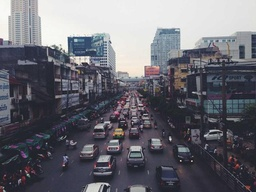
#> input picture 04_hog/images/input_image.jpg, 256 x 192 px, shrunk from 640 x 480 before the run
$ python hog_step3_detailed.py
#> lines starting #> are read from the running program, lines starting #| are printed output that depends on the picture
"""
HOG Step 3 Detailed Visualization
Detailed step-by-step cell histogram visualization like SIFT step3_pyramid.py
"""

import os
import numpy as np
import matplotlib.pyplot as plt
from matplotlib.patches import Rectangle, Circle
from PIL import Image

SCRIPT_DIR = os.path.dirname(os.path.abspath(__file__))
OUT_DIR = os.path.join(os.path.dirname(SCRIPT_DIR), 'images')
os.makedirs(OUT_DIR, exist_ok=True)


def load_image():
    """Load the input image"""
    image_path = os.path.join(OUT_DIR, "input_image.jpg")
    img = np.array(Image.open(image_path))
#> img is the input picture: shape (192, 256, 3); mean R, G, B 105.6, 105.7, 113.8
    if len(img.shape) == 3:
        gray = 0.299 * img[:, :, 0] + 0.587 * img[:, :, 1] + 0.114 * img[:, :, 2]
    else:
        gray = img.astype(np.float64)
    gray = gray / 255.0
    gray = np.power(np.clip(gray, 1e-8, 1), 0.5)
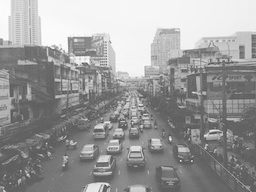
#> gray: shape (192, 256) float64; min 0.289, max 1, mean 0.61
    return gray, img


def compute_gradients(img):
    """Compute gradients"""
    gx = np.zeros_like(img)
    gy = np.zeros_like(img)
    gx[:, 1:-1] = img[:, 2:] - img[:, :-2]
    gy[1:-1, :] = img[2:, :] - img[:-2, :]
    magnitude = np.sqrt(gx**2 + gy**2)
    direction = np.arctan2(gy, gx) * 180 / np.pi % 180
    return magnitude, direction, gx, gy


def create_step3_1_cell_division():
    """Step 3.1: Show how image is divided into 8×8 cells"""
    gray, original_rgb = load_image()
    h, w = gray.shape
    cell_size = 8
    cells_y = h // cell_size
    cells_x = w // cell_size

    fig, axes = plt.subplots(1, 2, figsize=(16, 6))

    # Original image
    ax = axes[0]
    ax.imshow(original_rgb)
    ax.set_title(f'Original Image\n{w}×{h} pixels', fontsize=12, fontweight='bold')
    ax.axis('off')

    # Image with cell grid
    ax = axes[1]
    ax.imshow(gray, cmap='gray')

    # Draw cell grid
    for cy in range(cells_y + 1):
        ax.axhline(y=cy * cell_size, color='lime', linewidth=0.5, alpha=0.8)
    for cx in range(cells_x + 1):
        ax.axvline(x=cx * cell_size, color='lime', linewidth=0.5, alpha=0.8)

    # Highlight a few cells with different colors
    highlight_cells = [(10, 10), (20, 30), (40, 50), (30, 70)]
    colors = ['red', 'blue', 'orange', 'purple']
    for (cy, cx), color in zip(highlight_cells, colors):
        if cy < cells_y and cx < cells_x:
            rect = Rectangle((cx * cell_size, cy * cell_size), cell_size, cell_size,
                             fill=False, edgecolor=color, linewidth=3)
            ax.add_patch(rect)

    ax.set_title(f'Image Divided into {cells_x}×{cells_y} = {cells_x*cells_y} Cells\nEach cell: 8×8 pixels',
                fontsize=12, fontweight='bold')
    ax.axis('off')

    plt.suptitle('HOG Step 3.1: Cell Division', fontsize=14, fontweight='bold')
    plt.tight_layout()
    plt.savefig(os.path.join(OUT_DIR, 'hog_step3_1_cell_division.png'), dpi=150, bbox_inches='tight', facecolor='white')
    plt.close()
    print("Saved: hog_step3_1_cell_division.png")


def create_step3_2_single_cell_detail():
    """Step 3.2: Detailed view of a single 8×8 cell"""
    gray, original_rgb = load_image()
    magnitude, direction, gx, gy = compute_gradients(gray)
#> in compute_gradients, `gx[:, 1:-1] = img[:, 2:] - img[:, :-2]`:
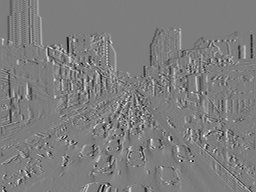
#> gx: shape (192, 256) float64; min -0.555, max 0.571, mean -0.000669; drawn with min black and max white
#> in compute_gradients, `gy[1:-1, :] = img[2:, :] - img[:-2, :]`:
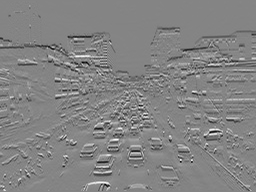
#> gy: shape (192, 256) float64; min -0.628, max 0.578, mean -0.00467; drawn with min black and max white
#> in compute_gradients, `magnitude = np.sqrt(gx**2 + gy**2)`:
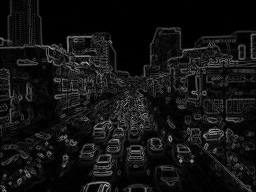
#> magnitude: shape (192, 256) float64; min 0, max 0.788, mean 0.0747
#> in compute_gradients, `direction = np.arctan2(gy, gx) * 180 / np.pi % 180`:
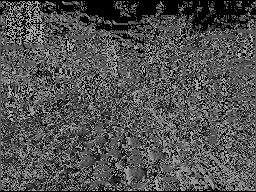
#> direction: shape (192, 256) float64; min 0, max 180, mean 81.4

    # Select a cell with interesting content
    cell_size = 8
    h, w = gray.shape
    cells_y, cells_x = h // cell_size, w // cell_size

    # Find cell with high gradient activity
    best_cell = (cells_y // 2, cells_x // 2)
    best_mag = 0
    for cy in range(5, cells_y - 5):
        for cx in range(5, cells_x - 5):
            y_start = cy * cell_size
            x_start = cx * cell_size
            cell_mag = magnitude[y_start:y_start+cell_size, x_start:x_start+cell_size]
            if cell_mag.sum() > best_mag:
                best_mag = cell_mag.sum()
                best_cell = (cy, cx)
#> after the loop, best_cell = (16, 26); best_mag = 19.4

    cy, cx = best_cell
#> cy = 16; cx = 26
    y_start = cy * cell_size
#> y_start = 128
    x_start = cx * cell_size
#> x_start = 208

    cell_img = gray[y_start:y_start+cell_size, x_start:x_start+cell_size]
    cell_mag = magnitude[y_start:y_start+cell_size, x_start:x_start+cell_size]
    cell_dir = direction[y_start:y_start+cell_size, x_start:x_start+cell_size]

    fig = plt.figure(figsize=(18, 10))

    # Panel 1: Full image with cell highlighted
    ax1 = fig.add_subplot(2, 3, 1)
    ax1.imshow(gray, cmap='gray')
    rect = Rectangle((x_start, y_start), cell_size, cell_size,
                     fill=False, edgecolor='red', linewidth=3)
    ax1.add_patch(rect)
    ax1.set_title(f'Full Image with Selected Cell\nCell ({cx}, {cy})', fontsize=11, fontweight='bold')
    ax1.axis('off')

    # Panel 2: Zoomed cell with pixel values
    ax2 = fig.add_subplot(2, 3, 2)
    ax2.imshow(cell_img, cmap='gray', extent=[0, cell_size, cell_size, 0])
    for py in range(cell_size):
        for px in range(cell_size):
            val = cell_img[py, px]
            color = 'white' if val < 0.5 else 'black'
            ax2.text(px + 0.5, py + 0.5, f'{val:.2f}', ha='center', va='center',
                    fontsize=7, color=color)
    ax2.set_title('8×8 Cell Pixel Values\n(64 intensity values)', fontsize=11, fontweight='bold')
    ax2.set_xlim(0, cell_size)
    ax2.set_ylim(cell_size, 0)

    # Panel 3: Cell with gradient vectors
    ax3 = fig.add_subplot(2, 3, 3)
    ax3.imshow(cell_img, cmap='gray', extent=[0, cell_size, cell_size, 0])
    for py in range(cell_size):
        for px in range(cell_size):
            mag = cell_mag[py, px]
            angle = cell_dir[py, px]
            if mag > 0.01:
                dx = mag * 3 * np.cos(np.radians(angle))
                dy = mag * 3 * np.sin(np.radians(angle))
                ax3.arrow(px + 0.5, py + 0.5, dx, dy, head_width=0.15, head_length=0.08,
                         fc='lime', ec='lime', linewidth=0.8)
    ax3.set_title('Gradient Vectors (64 gradients)\nArrow = direction, length = magnitude', fontsize=11, fontweight='bold')
    ax3.set_xlim(0, cell_size)
    ax3.set_ylim(cell_size, 0)

    # Panel 4: Magnitude heatmap
    ax4 = fig.add_subplot(2, 3, 4)
    im = ax4.imshow(cell_mag, cmap='hot', extent=[0, cell_size, cell_size, 0])
    for py in range(cell_size):
        for px in range(cell_size):
            val = cell_mag[py, px]
            color = 'white' if val < 0.15 else 'black'
            ax4.text(px + 0.5, py + 0.5, f'{val:.2f}', ha='center', va='center',
                    fontsize=6, color=color)
    ax4.set_title('Gradient Magnitude (M)\nM = √(Gx² + Gy²)', fontsize=11, fontweight='bold')
    plt.colorbar(im, ax=ax4, shrink=0.8)
    ax4.set_xlim(0, cell_size)
    ax4.set_ylim(cell_size, 0)

    # Panel 5: Direction heatmap
    ax5 = fig.add_subplot(2, 3, 5)
    im = ax5.imshow(cell_dir, cmap='hsv', vmin=0, vmax=180, extent=[0, cell_size, cell_size, 0])
    for py in range(cell_size):
        for px in range(cell_size):
            val = cell_dir[py, px]
            ax5.text(px + 0.5, py + 0.5, f'{val:.0f}°', ha='center', va='center',
                    fontsize=6, color='black')
    ax5.set_title('Gradient Direction (θ)\nθ = arctan(Gy/Gx) mod 180°', fontsize=11, fontweight='bold')
    plt.colorbar(im, ax=ax5, shrink=0.8, label='degrees')
    ax5.set_xlim(0, cell_size)
    ax5.set_ylim(cell_size, 0)

    # Panel 6: Summary
    ax6 = fig.add_subplot(2, 3, 6)
    ax6.axis('off')

    summary = f"""
    Single Cell Analysis
    ━━━━━━━━━━━━━━━━━━━━━

    Cell Position: ({cx}, {cy})
    Cell Size: 8 × 8 = 64 pixels

    For each pixel we have:
      • Intensity I(x,y)
      • Gradient Gx, Gy
      • Magnitude M = √(Gx² + Gy²)
      • Direction θ = arctan(Gy/Gx) mod 180°

    Total gradients: 64

    Next Step:
      64 gradients → 9-bin histogram
      (bin based on direction,
       weighted by magnitude)
    """
    ax6.text(0.1, 0.5, summary, fontsize=11, family='monospace', va='center',
            transform=ax6.transAxes, bbox=dict(facecolor='lightyellow', edgecolor='orange', linewidth=2))
    ax6.set_title('Summary', fontsize=11, fontweight='bold')

    plt.suptitle('HOG Step 3.2: Single Cell Analysis (8×8 pixels → 64 gradients)', fontsize=14, fontweight='bold')
    plt.tight_layout()
    plt.savefig(os.path.join(OUT_DIR, 'hog_step3_2_single_cell.png'), dpi=150, bbox_inches='tight', facecolor='white')
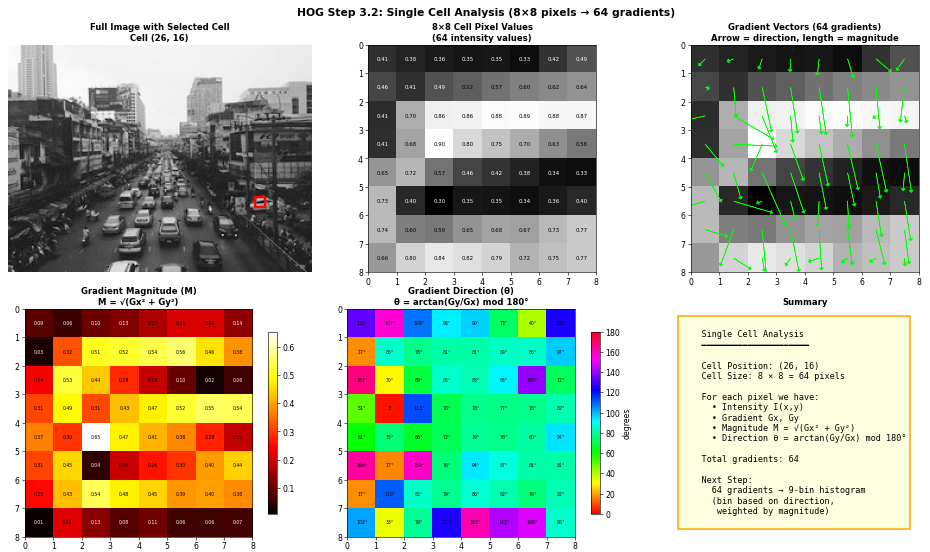
#> figure drawn by matplotlib, 7 panels
    plt.close()
    print("Saved: hog_step3_2_single_cell.png")


def create_step3_3_histogram_bins():
    """Step 3.3: 9-bin histogram structure"""
    fig, axes = plt.subplots(1, 2, figsize=(16, 6))

    # Panel 1: Bin structure diagram
    ax = axes[0]
    ax.set_xlim(0, 12)
    ax.set_ylim(0, 10)
    ax.axis('off')

    # Draw 9 bins
    bin_width = 1.0
    colors = plt.cm.hsv(np.linspace(0, 0.5, 9))

    for i in range(9):
        x = 1.5 + i * bin_width
        rect = Rectangle((x, 3), bin_width * 0.9, 4, facecolor=colors[i], edgecolor='black', linewidth=1.5)
        ax.add_patch(rect)
        ax.text(x + bin_width/2, 2.5, f'Bin {i}', ha='center', fontsize=9, fontweight='bold')
        ax.text(x + bin_width/2, 7.5, f'{i*20}°-{(i+1)*20}°', ha='center', fontsize=8)

    ax.text(6, 9, '9 Bins Covering 0° to 180°', fontsize=14, ha='center', fontweight='bold')
    ax.text(6, 1, 'Bin Width = 180° / 9 = 20° each', fontsize=12, ha='center',
            bbox=dict(facecolor='lightyellow', edgecolor='black'))

    ax.set_title('9-Bin Histogram Structure', fontsize=12, fontweight='bold')

    # Panel 2: Angle to bin mapping
    ax = axes[1]
    ax.set_xlim(0, 12)
    ax.set_ylim(0, 10)
    ax.axis('off')

    # Example mappings
    examples = [
        (15, 0, 1, 0.75, 0.25),
        (45, 2, 3, 0.75, 0.25),
        (90, 4, 5, 0.5, 0.5),
        (170, 8, 0, 0.5, 0.5),  # wraps around
    ]

    ax.text(6, 9.3, 'Angle → Bin Mapping (Bilinear Interpolation)', fontsize=13, ha='center', fontweight='bold')

    y_pos = 7.5
    for angle, bin1, bin2, w1, w2 in examples:
        ax.text(1, y_pos, f'θ = {angle}°:', fontsize=11, fontweight='bold')
        ax.text(4, y_pos, f'→ Bin {bin1} (weight {w1:.2f})', fontsize=10, color='blue')
        ax.text(8, y_pos, f'+ Bin {bin2} (weight {w2:.2f})', fontsize=10, color='green')
        y_pos -= 1.5

    ax.text(6, 1.5, 'Vote = Magnitude × Weight', fontsize=12, ha='center',
            bbox=dict(facecolor='lightgreen', edgecolor='black'))

    ax.set_title('Bilinear Interpolation', fontsize=12, fontweight='bold')

    plt.suptitle('HOG Step 3.3: 9-Bin Histogram (0° to 180°)', fontsize=14, fontweight='bold')
    plt.tight_layout()
    plt.savefig(os.path.join(OUT_DIR, 'hog_step3_3_histogram_bins.png'), dpi=150, bbox_inches='tight', facecolor='white')
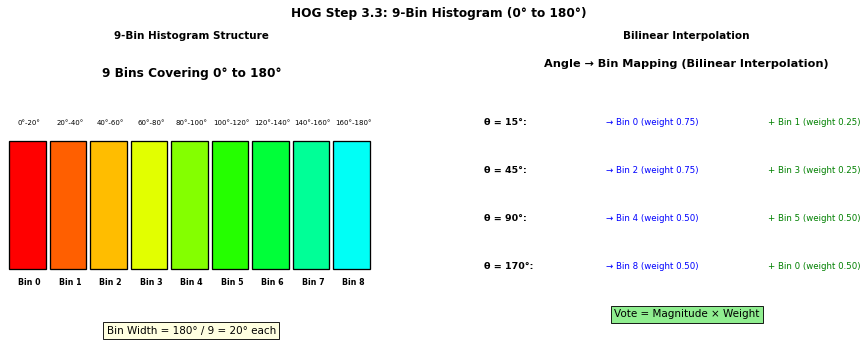
#> figure drawn by matplotlib, 1 panel
    plt.close()
    print("Saved: hog_step3_3_histogram_bins.png")


def create_step3_4_voting_process():
    """Step 3.4: Show the voting process for one cell"""
    gray, _ = load_image()
    magnitude, direction, _, _ = compute_gradients(gray)

    cell_size = 8
    cells_y, cells_x = gray.shape[0] // cell_size, gray.shape[1] // cell_size

    # Find a good cell
    cy, cx = cells_y // 2, cells_x // 2
#> (the rest of the program and of its run is left out)
